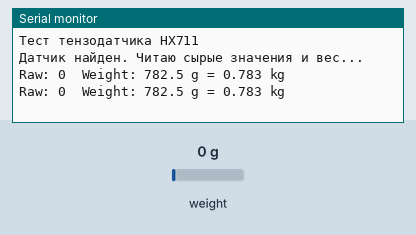
Simulated run of this sketch. Board: ESP32. Shown: the last lines printed to the serial monitor. The inputs (shaded band) are chosen by the test bench; at power-on: weight on the scale 0 g.

Above: at 2.9 s.
3.0 s: weight on the scale set to 100 g
At 3.9 s:
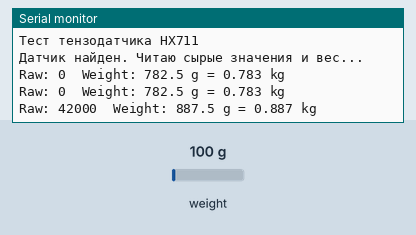
4.6 s: weight on the scale set to 1250 g
At 6.3 s:
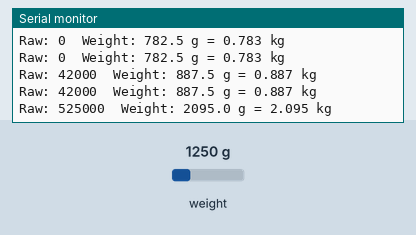
Timing chart, 0 to 7.8 s (numbered marks = the images above; inputs shaded):
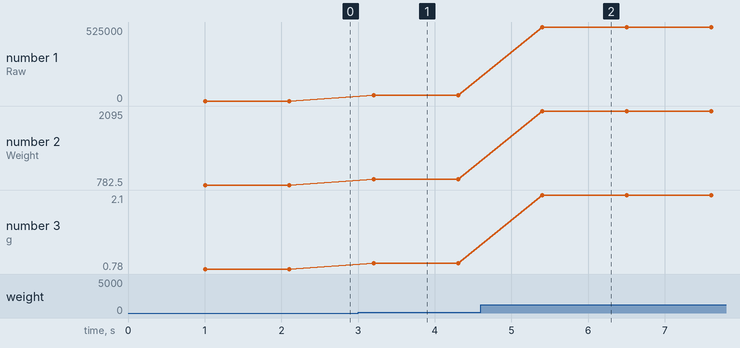

The sketch:

sketch_tenzodatchik.ino
```cpp
#include "HX711.h"

// Пины подключения к ESP32
#define LOADCELL_DOUT_PIN  4
#define LOADCELL_SCK_PIN   5

HX711 scale;

// ================== КАЛИБРОВКА ==================
// Эти два значения нужно заменить после калибровки.

// Сырое значение пустой платформы.
const long ZERO_RAW = -313000L;

// Сколько сырых единиц приходится на 1 грамм.
// Если при нагрузке сырое значение уменьшается,
// коэффициент может быть отрицательным — это нормально.
const float COUNTS_PER_GRAM = 400.0f;

// Количество усредняемых выборок
const int SAMPLES = 10;
// ================================================

void setup() {
  Serial.begin(115200);
  Serial.println("Тест тензодатчика HX711");

  scale.begin(LOADCELL_DOUT_PIN, LOADCELL_SCK_PIN);

 while (!scale.is_ready()) {
    Serial.println("HX711 не отвечает! Проверь провода.");
    delay(1000);
  }

  Serial.println("Датчик найден. Читаю сырые значения и вес...");
}

void loop() {
  if (scale.is_ready()) {
    long raw = scale.read_average(SAMPLES);

    float grams = 0.0f;

    if (COUNTS_PER_GRAM != 0.0f) {
      grams = (float)(raw - ZERO_RAW) / COUNTS_PER_GRAM;
    }

    // Небольшая зона нуля, чтобы около нуля не прыгали значения
    if (grams > -3.0f && grams < 3.0f) {
      grams = 0.0f;
    }

    float kg = grams / 1000.0f;

    Serial.print("Raw: ");
    Serial.print(raw);
    Serial.print("  Weight: ");
    Serial.print(grams, 1);
    Serial.print(" g = ");
    Serial.print(kg, 3);
    Serial.println(" kg");
  }

  delay(100);
}
```

Measured:
- after the input at 3.0 s, the serial monitor: prints a new line after 0.21 s (image 1)
- after the input at 4.6 s, the serial monitor: prints a new line after 0.81 s (image 2)
- plotted number 1: 0 → 42000 after the input at 3.0 s, 42000 → 525000 after the input at 4.6 s
- plotted number 2: 782.5 → 887.5 after the input at 3.0 s, 887.5 → 2095 after the input at 4.6 s
- plotted number 3: 0.78 → 0.89 after the input at 3.0 s, 0.89 → 2.1 after the input at 4.6 s
